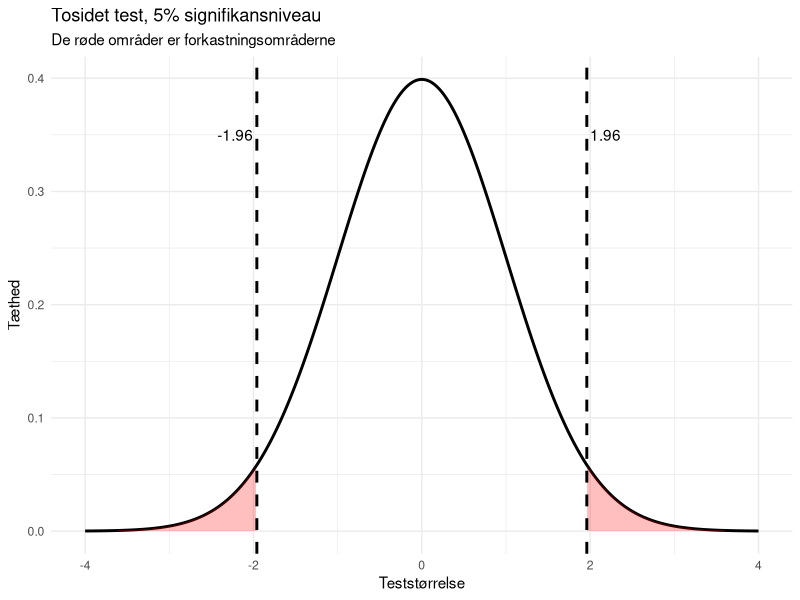
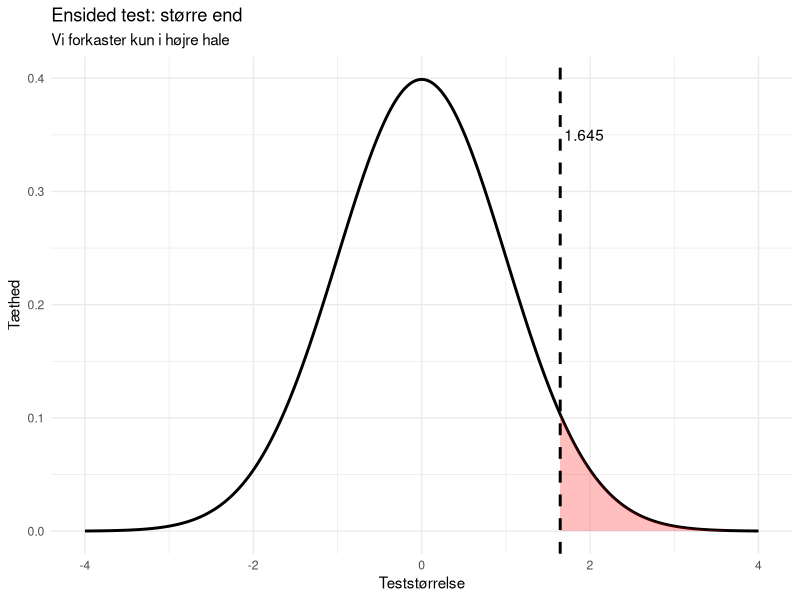
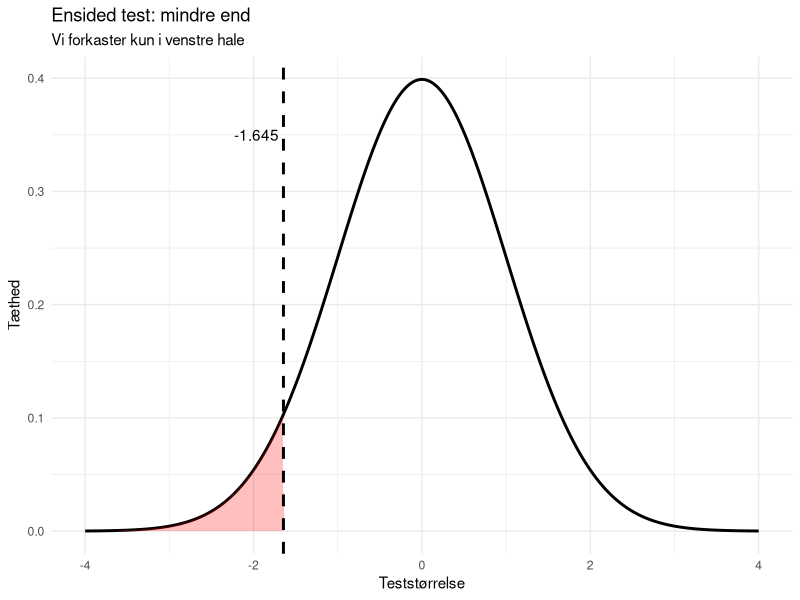
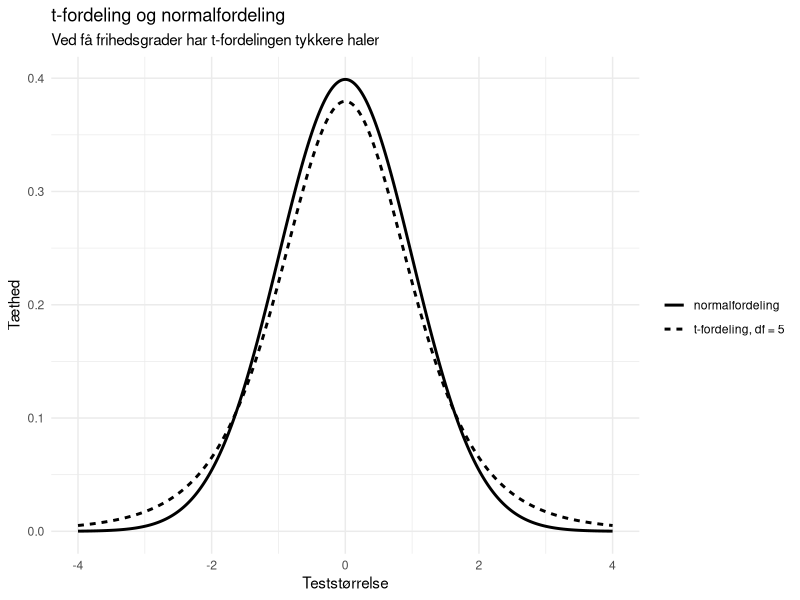

The R source for these figures, in order:
## ---- chunk 1
library(ggplot2)
## ---- chunk 2
qnorm(0.975)
qnorm(0.95)
qnorm(0.05)
## ---- chunk 3
qt(0.975, df = 24)
qt(0.95, df = 24)
qt(0.05, df = 24)
## ---- chunk 4
z_crit <- qnorm(0.975)

df_plot <- data.frame(x = seq(-4, 4, length.out = 1000))
df_plot$y <- dnorm(df_plot$x)

ggplot(df_plot, aes(x, y)) +
  geom_line(linewidth = 1) +
  geom_area(
    data = subset(df_plot, x <= -z_crit),
    fill = "red", alpha = 0.25
  ) +
  geom_area(
    data = subset(df_plot, x >= z_crit),
    fill = "red", alpha = 0.25
  ) +
  geom_vline(xintercept = c(-z_crit, z_crit), linetype = 2, linewidth = 1) +
  annotate("text", x = -z_crit, y = 0.35, label = "-1.96", hjust = 1.1) +
  annotate("text", x = z_crit, y = 0.35, label = "1.96", hjust = -0.1) +
  labs(
    title = "Tosidet test, 5% signifikansniveau",
    subtitle = "De røde områder er forkastningsområderne",
    x = "Teststørrelse",
    y = "Tæthed"
  ) +
  theme_minimal()
## ---- chunk 5
z_crit_right <- qnorm(0.95)

ggplot(df_plot, aes(x, y)) +
  geom_line(linewidth = 1) +
  geom_area(
    data = subset(df_plot, x >= z_crit_right),
    fill = "red", alpha = 0.25
  ) +
  geom_vline(xintercept = z_crit_right, linetype = 2, linewidth = 1) +
  annotate("text", x = z_crit_right, y = 0.35, label = "1.645", hjust = -0.1) +
  labs(
    title = "Ensided test: større end",
    subtitle = "Vi forkaster kun i højre hale",
    x = "Teststørrelse",
    y = "Tæthed"
  ) +
  theme_minimal()
## ---- chunk 6
z_crit_left <- qnorm(0.05)

ggplot(df_plot, aes(x, y)) +
  geom_line(linewidth = 1) +
  geom_area(
    data = subset(df_plot, x <= z_crit_left),
    fill = "red", alpha = 0.25
  ) +
  geom_vline(xintercept = z_crit_left, linetype = 2, linewidth = 1) +
  annotate("text", x = z_crit_left, y = 0.35, label = "-1.645", hjust = 1.1) +
  labs(
    title = "Ensided test: mindre end",
    subtitle = "Vi forkaster kun i venstre hale",
    x = "Teststørrelse",
    y = "Tæthed"
  ) +
  theme_minimal()
## ---- chunk 7
df_compare <- data.frame(
  x = rep(seq(-4, 4, length.out = 1000), 2),
  y = c(dt(seq(-4, 4, length.out = 1000), df = 5),
        dnorm(seq(-4, 4, length.out = 1000))),
  model = rep(c("t-fordeling, df = 5", "normalfordeling"), each = 1000)
)

ggplot(df_compare, aes(x, y, linetype = model)) +
  geom_line(linewidth = 1) +
  labs(
    title = "t-fordeling og normalfordeling",
    subtitle = "Ved få frihedsgrader har t-fordelingen tykkere haler",
    x = "Teststørrelse",
    y = "Tæthed",
    linetype = ""
  ) +
  theme_minimal()
